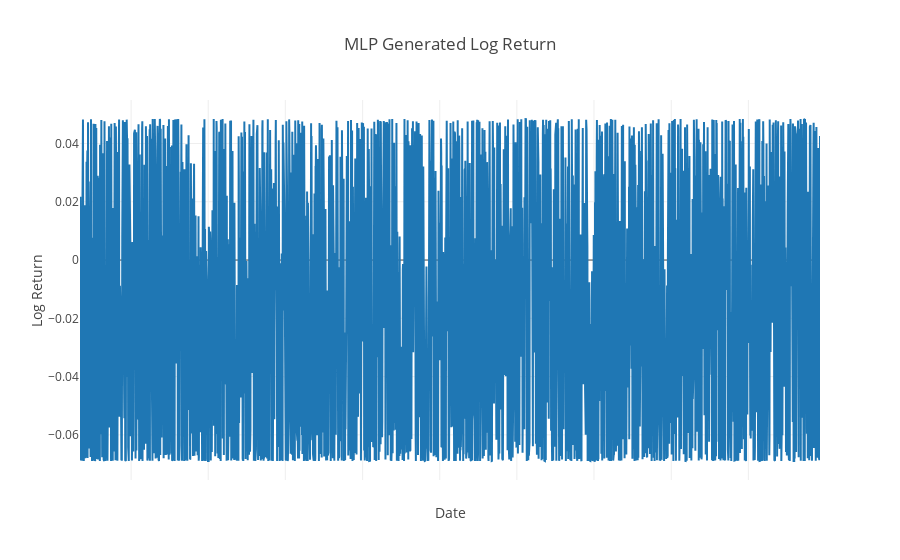

The notebook cell saved with this chart:
### Markdown cell above
# MLP Generated Log Return

### Code cell
data = pd.read_excel(data_dir+'/output.xlsx')

title = 'MLP Generated Log Return'

x_data = list(data['Date'])


y1= list(data['mlp'])

trace0 = go.Scatter(
    x = x_data,
    y = y1,
    name = 'mlp log return',
    line = dict(
        width = 2)
)


df = [trace0]

# Edit the layout
layout = dict(title = title,
              xaxis = dict(title = 'Date',showticklabels=False),
              yaxis = dict(title = 'Log Return'),
              )

fig = dict(data=df, layout=layout)
iplot(fig, filename='styled-line')

### Figure 1 — Plotly figure (JSON) as saved in the notebook; plotly's stock layout.template omitted (floating-point values rounded to 4 significant figures; data arrays with more than 128 entries replaced by an {"elided": "..."} marker saying what was removed)
{"data": [{"line": {"width": 2}, "name": "mlp log return", "type": "scatter", "uid": "08979050-ca2f-48f1-ae4e-54f70651b227", "x": {"elided": "2417 str values"}, "y": {"elided": "2417 float values"}}], "layout": {"title": {"text": "MLP Generated Log Return"}, "xaxis": {"showticklabels": false, "title": {"text": "Date"}}, "yaxis": {"title": {"text": "Log Return"}}}}
